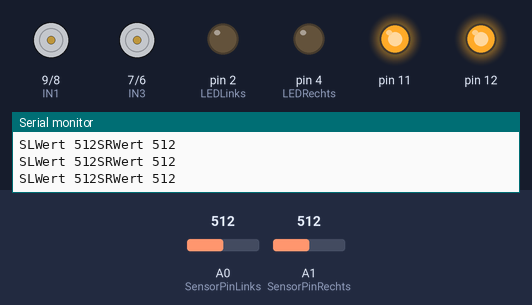
Bench run of a sketch on a simulated Arduino Uno, built with avr-gcc and run on an emulated ATmega328P. Parts: motor-driver pin pairs drawn as motors (green arrow = first pin HIGH = forward, orange = second pin HIGH = backward, longer = more drive, scaled by the enable pin), output pins drawn as LEDs (lit = HIGH), the last lines printed to the serial monitor. Dashed ring = blinking. The test bench sets the inputs (shaded band); at power-on: A1 (SensorPinRechts) = 512, A0 (SensorPinLinks) = 512.

Above: at 1.2 s.
1.3 s: A1 (SensorPinRechts) set to 483
At 1.79 s:
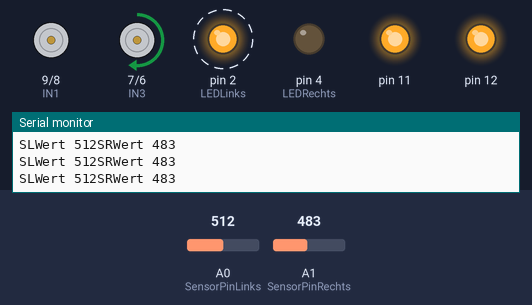
4.3 s: A1 (SensorPinRechts) set to 1023
At 5.1 s:
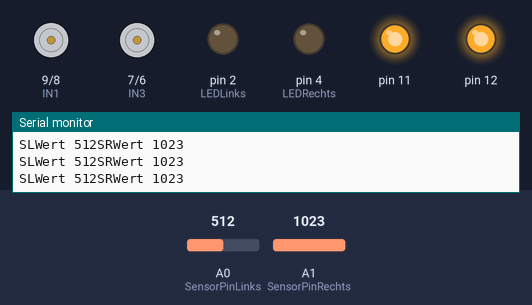
5.8 s: A0 (SensorPinLinks) set to 487
At 6.65 s:
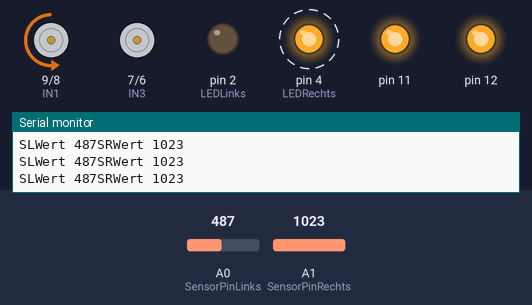
8.8 s: A0 (SensorPinLinks) set to 1023
At 9.7 s:
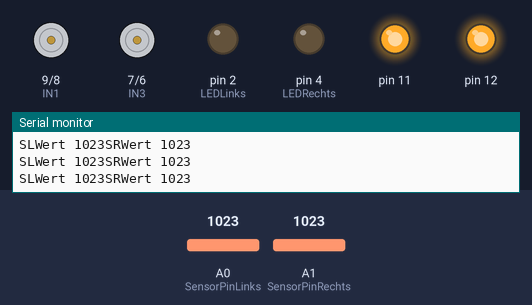
10.3 s: A1 (SensorPinRechts) set to 0
At 10.85 s:
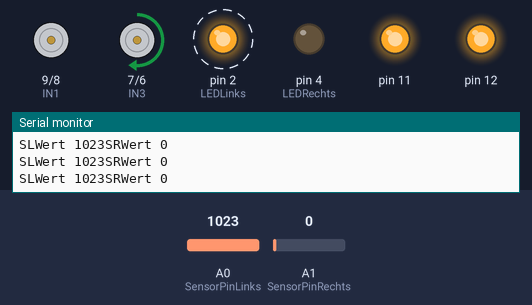
13.3 s: A1 (SensorPinRechts) set to 510
At 14.0 s:
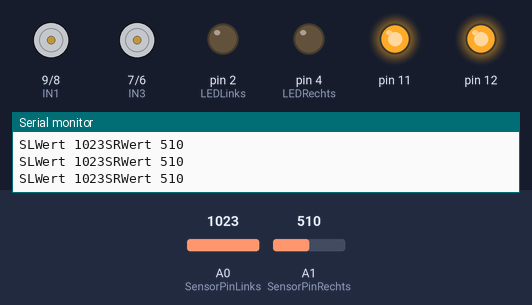
Timing chart, 0 to 15.8 s (numbered marks = the images above; inputs shaded):
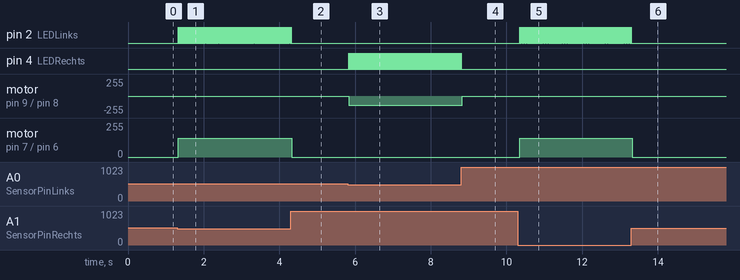

The sketch:

main.ino
```cpp
// Motor 1
int IN1 = 9;
int IN2 = 8;
int enA = 10;
// Motor 2
int IN3 = 7;
int IN4 = 6;
int enB = 5;
int LEDLinks = 2;
int LEDRechts = 4;

int SRWert = 0;
int SLWert = 0;
int SensorPinRechts = 1;
int SensorPinLinks = 0;
int MotorSpeed = 140;
int Threshold = 500;


void motorLinksVor(){
  digitalWrite(IN1, LOW);
  digitalWrite(IN2, HIGH);
  analogWrite(enA, MotorSpeed);
}
void motorLinksStopp(){
  digitalWrite(IN1, LOW);
  digitalWrite(IN2, LOW);
}
void motorRechtsVor(){
  digitalWrite(IN3, HIGH);
  digitalWrite(IN4, LOW);
  analogWrite(enB, MotorSpeed);
}
void motorRechtsStopp(){
  digitalWrite(IN3, LOW);
  digitalWrite(IN4, LOW);
}
void motorBeide(){
  digitalWrite(IN1, LOW);
  digitalWrite(IN2, HIGH);
  digitalWrite(IN3, HIGH);
  digitalWrite(IN4, LOW);
}

void setup()
{
  pinMode(IN1,OUTPUT);
  pinMode(IN2,OUTPUT);
  pinMode(IN3,OUTPUT);
  pinMode(IN4,OUTPUT);
  pinMode(enA, OUTPUT);
  pinMode(enB, OUTPUT);
  pinMode(LEDLinks,OUTPUT);
  pinMode(LEDRechts,OUTPUT);
  pinMode(11,OUTPUT);
  pinMode(12,OUTPUT);
  digitalWrite(11,HIGH); //SensorPin Power Supply
  digitalWrite(12,HIGH); //SensorPin Power Supply
  Serial.begin(9600);

}
void loop()
{

   SLWert = analogRead(SensorPinLinks);//Signal pin A0 on the board
   SRWert = analogRead(SensorPinRechts);//Signal pin A1 on the board
   Serial.print("SLWert ");
   Serial.print(SLWert);
   Serial.print("SRWert ");
   Serial.print(SRWert);
   Serial.println("");

   if ((SRWert > Threshold) && (SLWert < Threshold)) {
     digitalWrite(LEDRechts,HIGH);
     motorLinksVor();
     motorRechtsStopp();
     delay(10);
     digitalWrite(LEDRechts,LOW);
   }

   else if ((SRWert < Threshold) && (SLWert > Threshold)) {
     digitalWrite(LEDLinks,HIGH);
     motorRechtsVor();
     motorLinksStopp();
     delay(10);
     digitalWrite(LEDLinks,LOW);
   }

   else if ((SRWert > Threshold) && (SLWert > Threshold)) {
     motorLinksStopp();
     motorRechtsStopp();
   }
}
```

Measured:
- the behaviour switches between 500 and 499 on A1 (SensorPinRechts) (found by bisection; images 0 and 1)
- the behaviour switches between 500 and 499 on A0 (SensorPinLinks) (found by bisection; images 2 and 3)
- after the input at 1.3 s, pin 2 (LEDLinks): alternates HIGH for 0.01 s and LOW for 0.01 s, starting at once; motor on pin 7 (IN3) / pin 6 (IN4): stopped → forward 140/255 at once
- after the input at 4.3 s, pin 2 (LEDLinks): goes on until 4.3 s, then stays LOW; motor on pin 7 (IN3) / pin 6 (IN4): forward 140/255 → stopped at once
- after the input at 5.8 s, pin 4 (LEDRechts): alternates HIGH for 0.01 s and LOW for 0.01 s, starting at once; motor on pin 9 (IN1) / pin 8 (IN2): stopped → backward 140/255 at once
- after the input at 8.8 s, pin 4 (LEDRechts): goes on until 8.8 s, then stays LOW; motor on pin 9 (IN1) / pin 8 (IN2): backward 140/255 → stopped at once
- after the input at 10.3 s, pin 2 (LEDLinks): alternates HIGH for 0.01 s and LOW for 0.01 s, starting at once; motor on pin 7 (IN3) / pin 6 (IN4): stopped → forward 140/255 at once
- after the input at 13.3 s, pin 2 (LEDLinks): goes on until 13.3 s, then stays LOW; motor on pin 7 (IN3) / pin 6 (IN4): forward 140/255 → stopped at once
